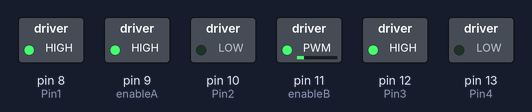
Simulated run of this sketch. Board: Arduino Uno, built with avr-gcc and run on an emulated ATmega328P. Parts: switched loads named in the sketch (green lamp = pin HIGH).

Above: at 0.05 s.
At 2.5 s:
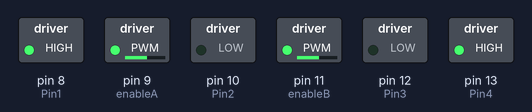
At 4.95 s:
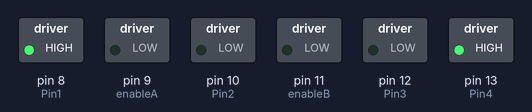
Timing chart, 0 to 5.8 s (numbered marks = the images above):
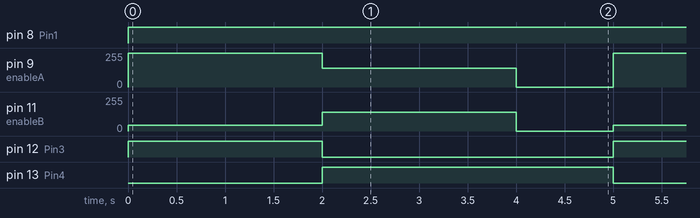

The sketch:

sketch_feb20b.ino
```cpp
int enableA = 9;
int Pin1 = 8;
int Pin2 = 10;
int enableB = 11;
int Pin3 = 12;
int Pin4 = 13;

void setup() {
  pinMode(enableA, OUTPUT);
  pinMode(Pin1, OUTPUT);
  pinMode(Pin2, OUTPUT);
  pinMode(enableB, OUTPUT);
  pinMode(Pin3, OUTPUT);
  pinMode(Pin4, OUTPUT);

  Serial.begin(9600);
}

void loop() {
  // Move the DC motor forward
  analogWrite(enableA, 300);
  digitalWrite(Pin1, HIGH);
  digitalWrite(Pin2, LOW);

  analogWrite(enableB, 300);
  digitalWrite(Pin3, HIGH);
  digitalWrite(Pin4, LOW);

  delay(2000);

    // Turn the car right
  analogWrite(enableA, 140); // Adjust speed
  digitalWrite(Pin1, HIGH);  // Set motor A direction 1
  digitalWrite(Pin2, LOW);   // Set motor A direction 2

  analogWrite(enableB, 140); // Adjust speed
  digitalWrite(Pin3, LOW);   // Set motor B direction 1
  digitalWrite(Pin4, HIGH);  // Set motor B direction 2
  delay(2000);

  // Stop the motor
  analogWrite(enableA, 0);
  analogWrite(enableB, 0);

  delay(1000);

    // Move the DC motor forward
  analogWrite(enableA, 300);
  digitalWrite(Pin1, HIGH);
  digitalWrite(Pin2, LOW);

  analogWrite(enableB, 300);
  digitalWrite(Pin3, HIGH);
  digitalWrite(Pin4, LOW);

  delay(2000);

      // Turn the car right
  analogWrite(enableA, 140); // Adjust speed
  digitalWrite(Pin1, HIGH);  // Set motor A direction 1
  digitalWrite(Pin2, LOW);   // Set motor A direction 2

  analogWrite(enableB, 140); // Adjust speed
  digitalWrite(Pin3, LOW);   // Set motor B direction 1
  digitalWrite(Pin4, HIGH);  // Set motor B direction 2
  delay(2000);

    // Stop the motor
  analogWrite(enableA, 0);
  analogWrite(enableB, 0);
  delay(1000);

}
```

Measured:
- by itself, pin 8 (Pin1): LOW → HIGH at 0.00 s
- by itself, pin 9 (enableA): repeats every 5.0 s: 140/255 2.0 s, 0/255 1.0 s, 255/255 2.0 s
- by itself, pin 11 (enableB): repeats every 5.0 s: 140/255 2.0 s, 0/255 1.0 s, 44/255 2.0 s
- by itself, pin 12 (Pin3): alternates HIGH for 2.0 s and LOW for 3.0 s
- by itself, pin 13 (Pin4): alternates HIGH for 3.0 s and LOW for 2.0 s
